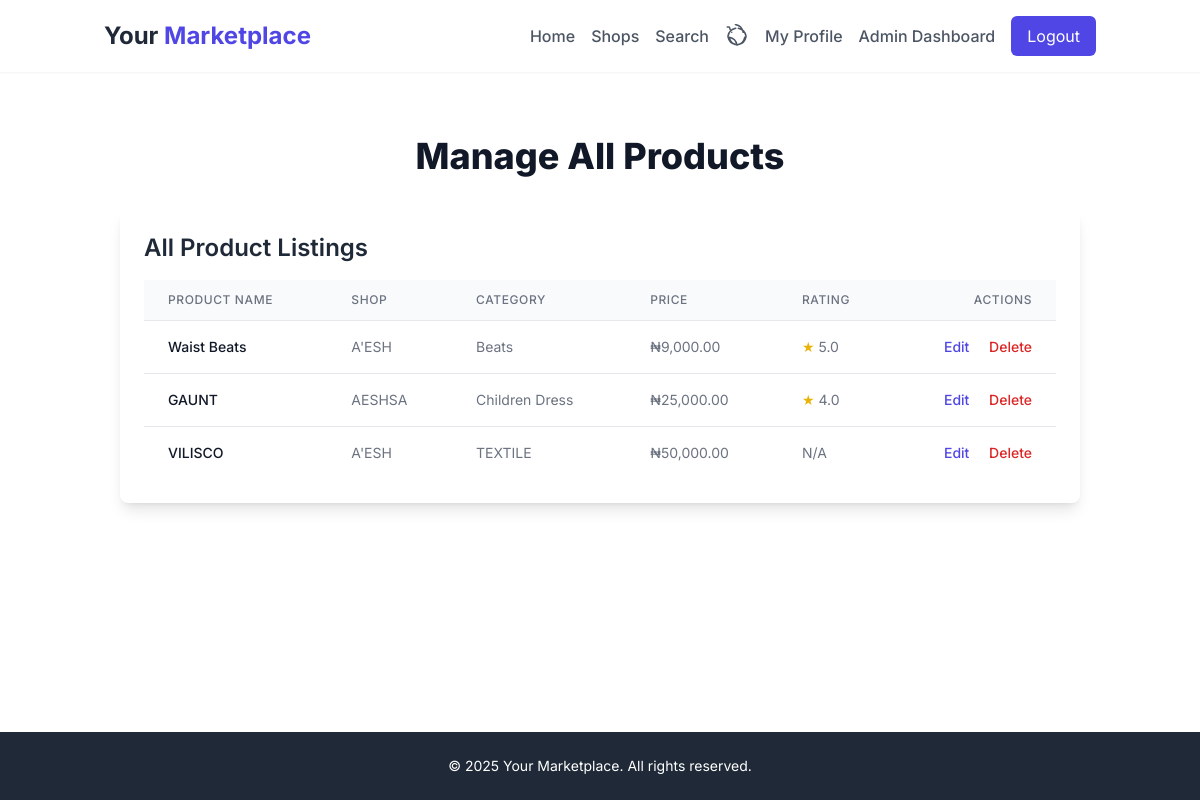
The app's page /admin/products (signed in) with its own data.
### app/models.py (models this page shows, shortened)
class Product(db.Model):
    id = db.Column(db.Integer, primary_key=True)
    name = db.Column(db.String(100), nullable=False)
    description = db.Column(db.Text)
    price = db.Column(db.Float)
    image = db.Column(db.String(100), nullable=True)
    is_active = db.Column(db.Boolean, default=True)
    shop_id = db.Column(db.Integer, db.ForeignKey('shop.id'))
    category_id = db.Column(db.Integer, db.ForeignKey('category.id'), nullable=True)
    created_at = db.Column(db.DateTime, default=datetime.utcnow)
    ratings = db.relationship('Rating', backref='product', lazy='dynamic')
    order_items = db.relationship('OrderItem', backref='product_ordered', lazy='dynamic')
    def formatted_price(self):
        return f"₦{self.price:,.2f}" if self.price else "₦0.00"
    def average_rating(self):
        ratings = [rating.value for rating in self.ratings]
        return round(sum(ratings) / len(ratings), 2) if ratings else 0

class Shop(db.Model):
    id = db.Column(db.Integer, primary_key=True)
    name = db.Column(db.String(100), nullable=False)
    description = db.Column(db.Text)
    location = db.Column(db.String(100))
    whatsapp_number = db.Column(db.String(20))
    logo = db.Column(db.String(100), nullable=True)
    user_id = db.Column(db.Integer, db.ForeignKey('user.id'))
    created_at = db.Column(db.DateTime, default=datetime.utcnow)
    products = db.relationship('Product', backref='shop', lazy='dynamic')
    ratings = db.relationship('Rating', backref='shop', lazy='dynamic')
    order_items = db.relationship('OrderItem', backref='shop_ordered', lazy='dynamic')
    __table_args__ = (
        db.UniqueConstraint('name', 'user_id', name='unique_shop_per_user'),
    )

class Category(db.Model):
    id = db.Column(db.Integer, primary_key=True)
    name = db.Column(db.String(50), nullable=False)
    shop_id = db.Column(db.Integer, db.ForeignKey('shop.id'), nullable=True)
    products = db.relationship('Product', backref='category', lazy='dynamic')
    __table_args__ = (
        db.UniqueConstraint('name', 'shop_id', name='unique_category_per_shop'),
    )

class Rating(db.Model):
    id = db.Column(db.Integer, primary_key=True)
    value = db.Column(db.Integer, nullable=False)
    comment = db.Column(db.Text)
    product_id = db.Column(db.Integer, db.ForeignKey('product.id'))
    user_id = db.Column(db.Integer, db.ForeignKey('user.id'))
    shop_id = db.Column(db.Integer, db.ForeignKey('shop.id'))
    created_at = db.Column(db.DateTime, default=datetime.utcnow)

### app/admin.py (the view)
@bp.route('/products')
@login_required
def product_list():
    if current_user.role != 'admin':
        flash('Access denied.', 'danger')
        return redirect(url_for('customer.index'))
    products = Product.query.all()
    return render_template('admin/products.html', products=products)

### app/models.py (called while the page is built)
@login.user_loader
def load_user(id):
    return User.query.get(int(id))

### app/templates/admin/products.html (shortened to what this page needs)
{% extends "base.html" %}
{% block content %}
<div class="max-w-6xl mx-auto px-4 py-8">
    <h1 class="text-4xl font-extrabold text-gray-900 mb-8 text-center">Manage All Products</h1>
    <div class="bg-white p-6 rounded-lg shadow-lg mb-8">
        <h2 class="text-2xl font-semibold text-gray-800 mb-4">All Product Listings</h2>
        {% if products %}
            <div class="overflow-x-auto">
                <table class="min-w-full divide-y divide-gray-200">
                    <thead class="bg-gray-50">
                        <tr>
                            <th scope="col" class="px-6 py-3 text-left text-xs font-medium text-gray-500 uppercase tracking-wider">Product Name</th>
                            <th scope="col" class="px-6 py-3 text-left text-xs font-medium text-gray-500 uppercase tracking-wider">Shop</th>
                            <th scope="col" class="px-6 py-3 text-left text-xs font-medium text-gray-500 uppercase tracking-wider">Category</th>
                            <th scope="col" class="px-6 py-3 text-left text-xs font-medium text-gray-500 uppercase tracking-wider">Price</th>
                            <th scope="col" class="px-6 py-3 text-left text-xs font-medium text-gray-500 uppercase tracking-wider">Rating</th>
                            <th scope="col" class="px-6 py-3 text-right text-xs font-medium text-gray-500 uppercase tracking-wider">Actions</th>
                        </tr>
                    </thead>
                    <tbody class="bg-white divide-y divide-gray-200">
                        {% for product in products %}
                        <tr>
                            <td class="px-6 py-4 whitespace-nowrap text-sm font-medium text-gray-900">{{ product.name }}</td>
                            <td class="px-6 py-4 whitespace-nowrap text-sm text-gray-500">{{ product.shop.name }}</td>
                            <td class="px-6 py-4 whitespace-nowrap text-sm text-gray-500">{{ product.category.name if product.category else 'N/A' }}</td>
                            <td class="px-6 py-4 whitespace-nowrap text-sm text-gray-500">{{ product.formatted_price() }}</td>
                            <td class="px-6 py-4 whitespace-nowrap text-sm text-gray-500">
                                {% if product.average_rating() > 0 %}
                                    <span class="text-yellow-500">★</span> {{ product.average_rating() }}
                                {% else %}
                                    N/A
                                {% endif %}
                            </td>
                            <td class="px-6 py-4 whitespace-nowrap text-right text-sm font-medium">
                                <a href="{{ url_for('marketer.edit_product', product_id=product.id) }}" class="text-indigo-600 hover:text-indigo-900 mr-4">Edit</a>
                                <form action="{{ url_for('marketer.delete_product', product_id=product.id) }}" method="POST" class="inline-block" onsubmit="return confirm('Are you sure you want to delete this product? This action cannot be undone.');">
                                    <button type="submit" class="text-red-600 hover:text-red-900">Delete</button>
                                </form>
                            </td>
                        </tr>
                        {% endfor %}
                    </tbody>
                </table>
            </div>
        {% else %}
            <div class="text-center text-gray-600">
                <p class="text-lg">No products found.</p>
            </div>
        {% endif %}
    </div>
</div>
{% endblock %}

### app/templates/base.html (style rules this page uses)
body { font-family: 'Inter', sans-serif; color: #1a202c; @apply bg-gray-50; }

### records on screen
Product: name "Waist Beats", shop.name "A'ESH", category "Beats", formatted_price "₦9,000.00", average_rating "5.0"
Product: name "GAUNT", shop.name "AESHSA", category "Children Dress", formatted_price "₦25,000.00", average_rating "4.0"
Product: name "VILISCO", shop.name "A'ESH", category "TEXTILE", formatted_price "₦50,000.00", shows "N/A"

### other values on screen
{{ moment().format('YYYY') }} "2025"
